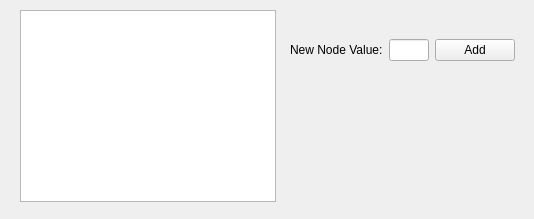
<?xml version="1.0" encoding="UTF-8"?>
<ui version="4.0">
 <class>MainWindow</class>
 <widget class="QMainWindow" name="MainWindow">
  <property name="geometry">
   <rect>
    <x>0</x>
    <y>0</y>
    <width>534</width>
    <height>219</height>
   </rect>
  </property>
  <property name="windowTitle">
   <string>MainWindow</string>
  </property>
  <widget class="QWidget" name="centralwidget">
   <widget class="QTableWidget" name="tableNodes">
    <property name="geometry">
     <rect>
      <x>20</x>
      <y>10</y>
      <width>256</width>
      <height>192</height>
     </rect>
    </property>
   </widget>
   <widget class="QWidget" name="gridLayoutWidget">
    <property name="geometry">
     <rect>
      <x>290</x>
      <y>10</y>
      <width>225</width>
      <height>80</height>
     </rect>
    </property>
    <layout class="QGridLayout" name="gridLayout">
     <item row="0" column="0">
      <widget class="QLabel" name="lblNewNode">
       <property name="text">
        <string>New Node Value:</string>
       </property>
      </widget>
     </item>
     <item row="0" column="3">
      <widget class="QPushButton" name="btnAddNewNode">
       <property name="text">
        <string>Add</string>
       </property>
      </widget>
     </item>
     <item row="0" column="2">
      <widget class="QLineEdit" name="txtNewNode"/>
     </item>
    </layout>
   </widget>
  </widget>
 </widget>
 <resources/>
 <connections/>
</ui>
